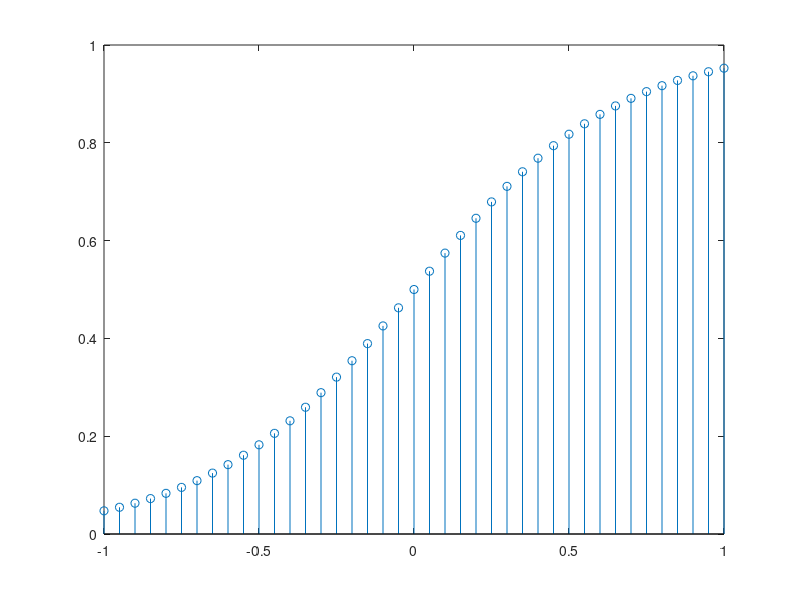
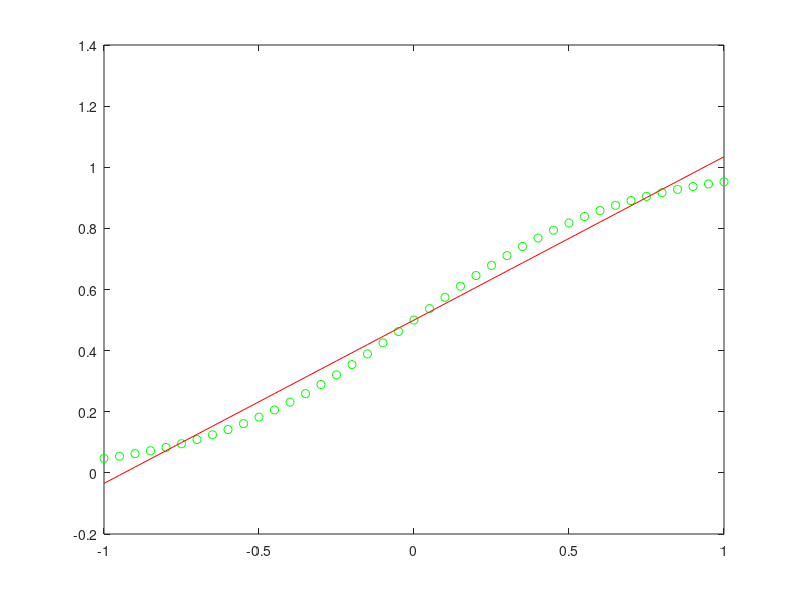

These figures' MATLAB source, in order:
x = -1:0.05:1;
x = x';
y = 1./(1+exp(-3*x));
figure(1), stem(x,y);

%% Case 1
% A = [x.^2 x x.^0 one(size(x))];
A = [x.^2 x ones(size(x))];
a = A\y;

figure(2), plot(x,y, 'go', x, A*a, 'r')
